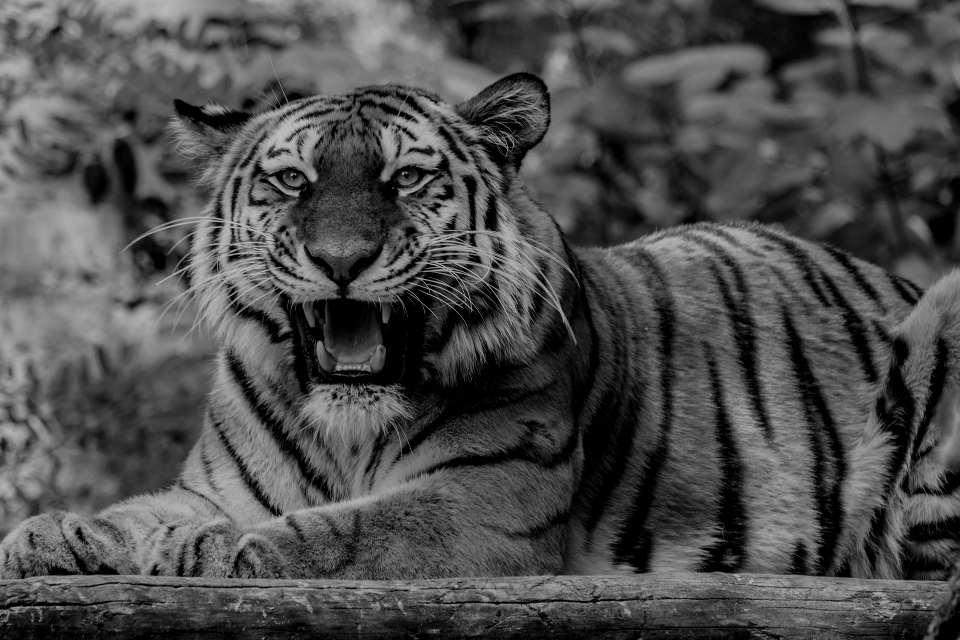
#> input picture LV 2/tiger.png, 960 x 640 px
$ python 3_manjarez.py
#> lines starting #> are read from the running program, lines starting #| are printed output that depends on the picture
import numpy as np
import matplotlib.pyplot as plt
img = plt.imread("tiger.png")
#> img is the input picture: shape (640, 960, 4) float32; mean R, G, B, A 0.303, 0.303, 0.303, 1
img2 = img[:,:,0].copy()
h,v = img2.shape
#> h = 640; v = 960


# [5 lines of commented-out code are left out]


img_rot = np.zeros((v,h))
for i in range (0,h):
    img_rot[:,h-1-i] = img2[i,:]
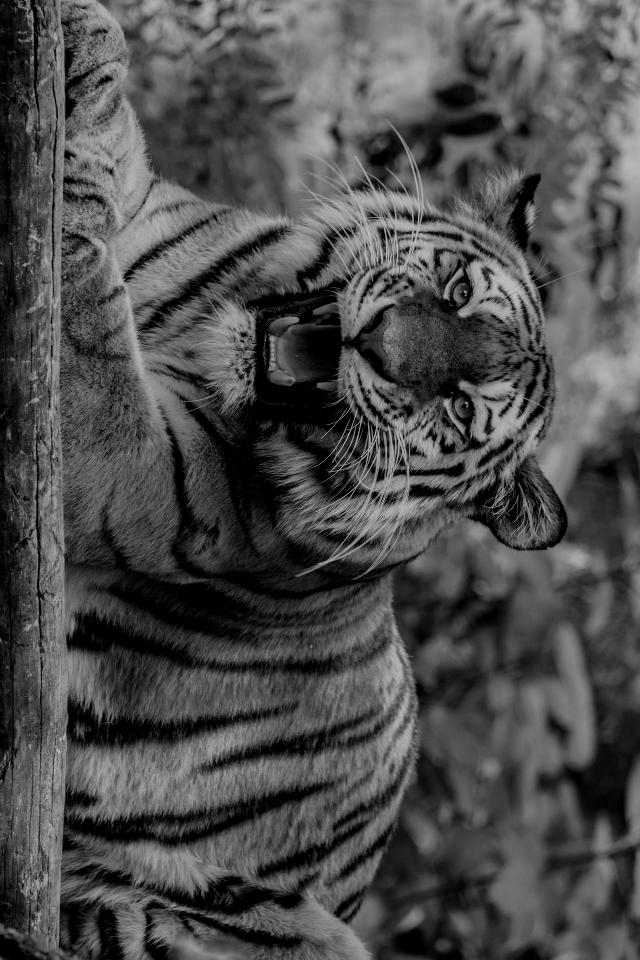
#> img_rot: shape (960, 640) float64; min 0, max 0.749, mean 0.302

    #img_rot = np.zeros((h,v))
#for i in range (0,h):
    #img_rot[h-1-i,:] = img2[i,:]

img_r=img2[::20,::20]
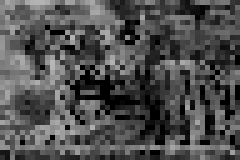
#> img_r: shape (32, 48) float32 (shown 5 times larger); min 0, max 0.718, mean 0.309
plt.figure()
#plt.figure()

plt.imshow(img_r, cmap="gray")
#plt.show()
plt.show()
